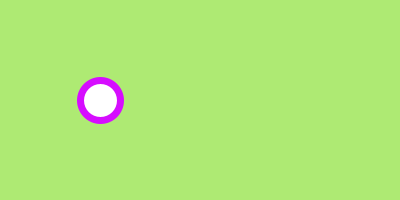
Frame 1 (no input)
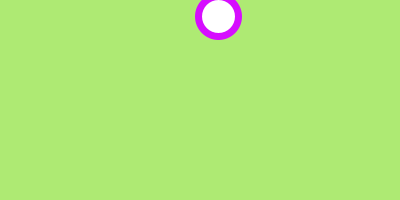
Frame 60 (the mouse pressed at the canvas centre just before this capture)
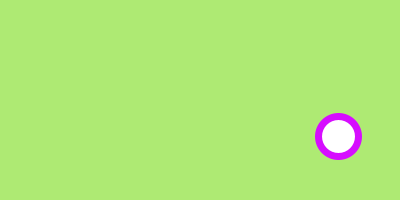
Frame 120 (the mouse held since frame 60 and released just before this capture)

The Processing sketch that drew these frames (run headless with seeded random() and noise(); from frame 60 on, the mouse is pressed at the canvas centre):

// Processing sketch: processing_68881
// ── processing_68881.pde

//initial position for the circle
float circle_x = 100;
float circle_y = 100;
//how much move the circle
float move_x = 2;
float move_y = -2;

void setup(){
size(400,200);
stroke(#D60DFF);
strokeWeight(7);
}

void draw(){
background(#AEEA73);
ellipse(circle_x, circle_y,40,40);
circle_x = circle_x + move_x;
circle_y = circle_y + move_y;

if(circle_x > width){
circle_x = width;
move_x = -move_x;
}

if(circle_y > height){
circle_y = height;
move_y = -move_y;
}

if(circle_x < 0){
circle_x = 0;
move_x = -move_x;
}

if(circle_y < 0){
circle_y = 0;
move_y = -move_y;
}

}
